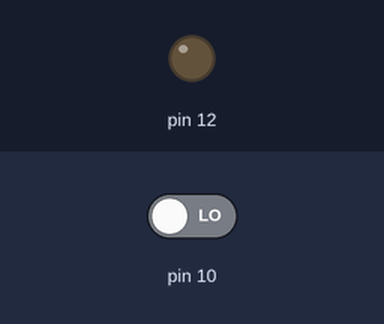
A sketch run on a simulated Arduino Uno, built with avr-gcc and run on an emulated ATmega328P. On the bench: output pins drawn as LEDs (lit = HIGH). Dashed ring = blinking. Inputs (shaded band) come from the test bench; at power-on: pin 10 LOW.

Above: at 1.2 s.
1.3 s: pin 10 driven HIGH
At 4.2 s:
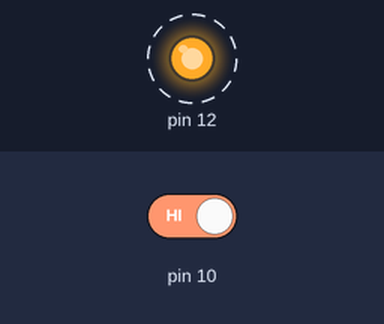
4.3 s: pin 10 driven LOW
At 5.4 s:
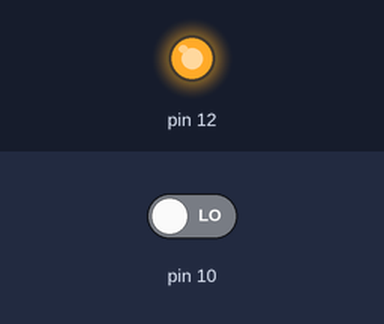
Timing chart, 0 to 7.3 s (numbered marks = the images above; inputs shaded):
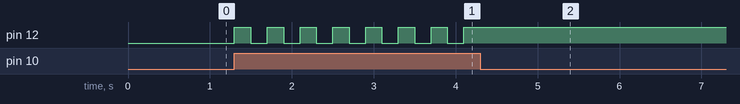

Measured:
- after the input at 1.3 s, pin 12: alternates HIGH for 0.20 s and LOW for 0.20 s, starting at once
- after the input at 4.3 s, pin 12: stops changing and stays HIGH

The sketch:

led_switch.ino
```cpp
void setup() {
  pinMode(10, INPUT);
  pinMode(12, OUTPUT);
  // Serial.begin(9600);
}

void loop() {
  int buttonState = digitalRead(10);

  if (buttonState != 0) {
    digitalWrite(12, !digitalRead(12));
    // digitalWrite(12, HIGH);
    // Serial.println("pushed");
    delay(200);
  }
  // else {
  //   digitalWrite(12, LOW);
  // }

}
```
